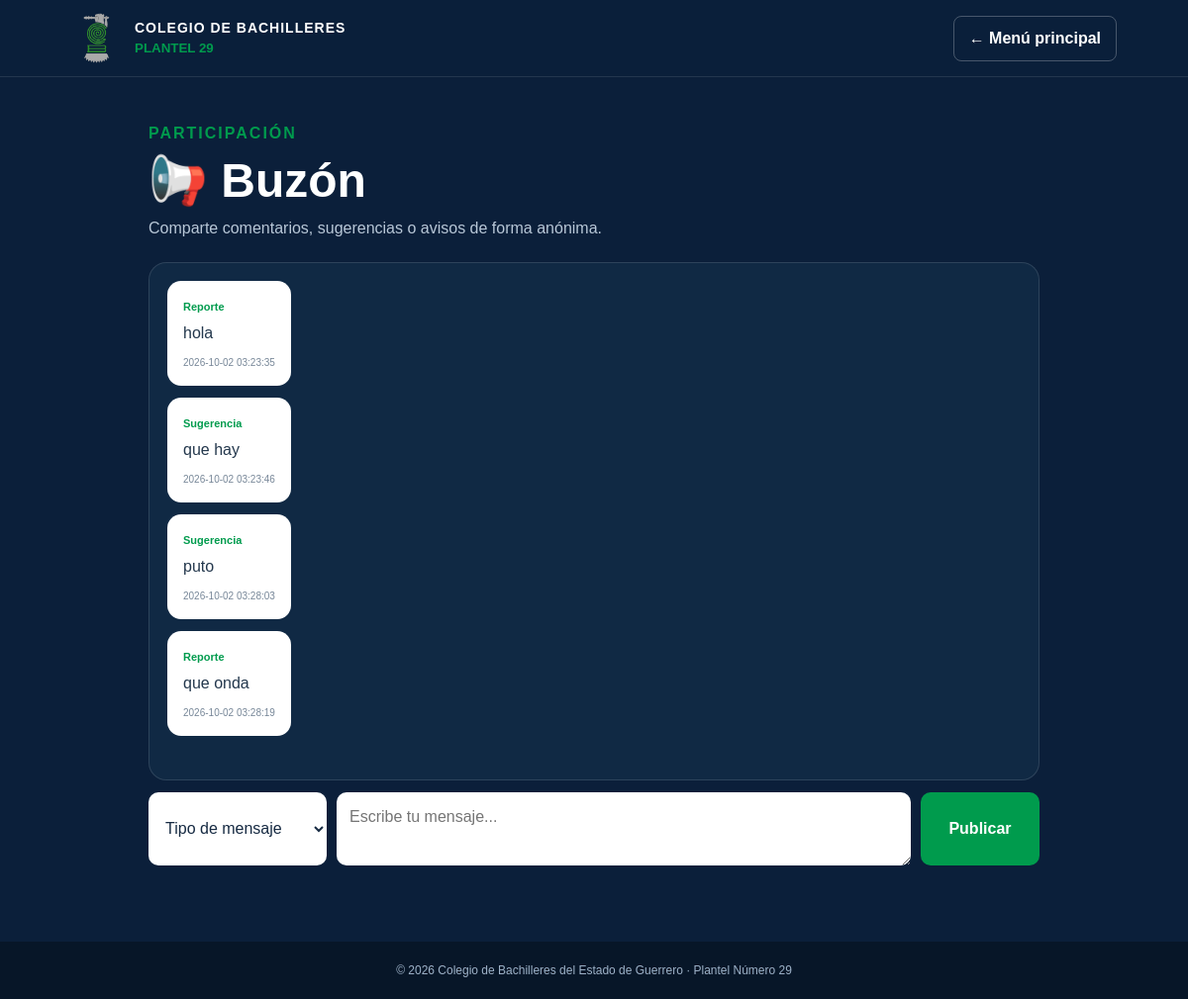
The app's page /buzon, older data.
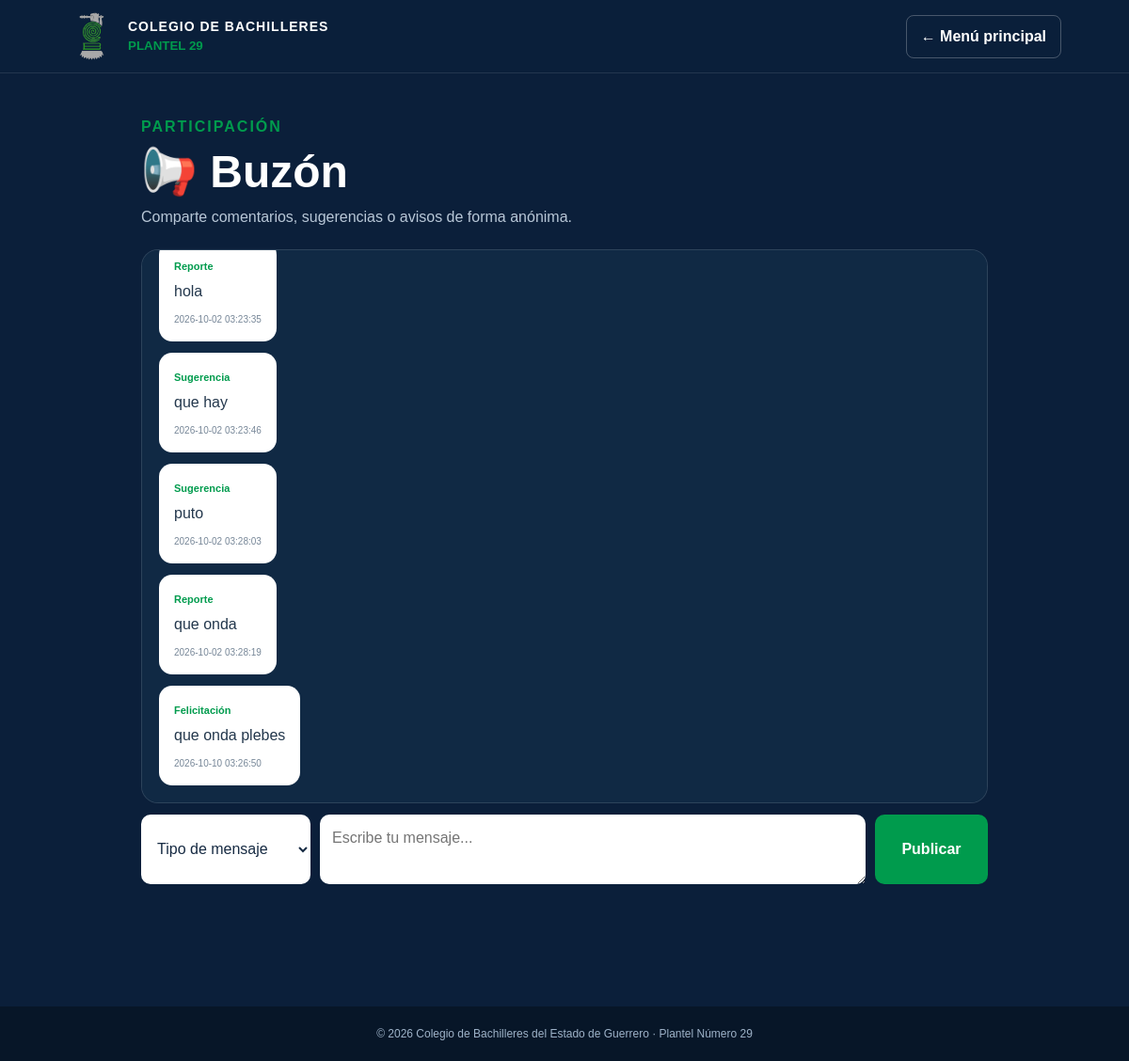
The same page, newer data.
### tables this page shows
CREATE TABLE buzon (
            id INTEGER PRIMARY KEY AUTOINCREMENT,
            tipo TEXT NOT NULL,
            mensaje TEXT NOT NULL,
            fecha TIMESTAMP DEFAULT CURRENT_TIMESTAMP
        );

### app.py (the view, shortened to what this page needs)
@app.route("/buzon", methods=["GET", "POST"])
def buzon():
    conexion = conectar_db()
    publicaciones = conexion.execute("""
        SELECT id, tipo, mensaje, fecha
        FROM buzon
        ORDER BY id ASC
    """).fetchall()
    conexion.close()
    return render_template("buzon.html", publicaciones=publicaciones)

### app.py (called while the page is built)
def conectar_db():
    conexion = sqlite3.connect(DATABASE)
    conexion.row_factory = sqlite3.Row
    return conexion

### templates/buzon.html (shortened to what this page needs)
{% extends "base.html" %}
{% block content %}
<section class="buzon-page">
    <div class="buzon-top"><div><p>PARTICIPACIÓN</p><h1>📢 Buzón</h1><span>Comparte comentarios, sugerencias o avisos de forma anónima.</span></div></div>
    <div class="buzon-board" id="buzon-board">
        {% if publicaciones %}
            {% for publicacion in publicaciones %}
            <article class="message-card"><span>{{ publicacion.tipo }}</span><p>{{ publicacion.mensaje }}</p><small>{{ publicacion.fecha }}</small></article>
            {% endfor %}
        {% else %}
            <div class="empty-message">Todavía no hay publicaciones.</div>
        {% endif %}
    </div>
    <form class="buzon-form" method="POST">
        <select name="tipo" required>
            <option value="" disabled selected>Tipo de mensaje</option>
        </select>
        <textarea name="mensaje" maxlength="500" placeholder="Escribe tu mensaje..." required></textarea>
        <button type="submit">Publicar</button>
    </form>
</section>
{% endblock %}

### templates/base.html (shortened to what this page needs)
<!DOCTYPE html>
<html lang="es">
<head>
    <link rel="stylesheet" href="{{ url_for('static', filename='css/site.css') }}">
</head>
<body>
    <header class="sub-header">
        <a class="brand" href="{{ url_for('inicio') }}">
            <img src="{{ url_for('static', filename='images/escuela/logo.png') }}" alt="Logo Plantel 29">
            <span><b>COLEGIO DE BACHILLERES</b><small>PLANTEL 29</small></span>
        </a>
        <a class="back-menu" href="{{ url_for('inicio') }}">← Menú principal</a>
    </header>
    <main class="page-main">
        {% block content %}{% endblock %}
    </main>
    <footer class="page-footer">© 2026 Colegio de Bachilleres del Estado de Guerrero · Plantel Número 29</footer>
</body>
</html>

### static/css/site.css (style rules this page uses)
:root { --azul:#0B1F3A;--verde:#009B4D;--blanco:#fff;--gris:#e9eef2;--texto:#15263d }
* { box-sizing:border-box;margin:0;padding:0 }
html { scroll-behavior:smooth }
body { font-family:Arial,Helvetica,sans-serif;background:var(--azul);color:var(--texto);line-height:1.5 }
a { text-decoration:none;color:inherit }
img { max-width:100%;display:block }
.sub-header { min-height:78px;background:rgba(11,31,58,.97);display:flex;align-items:center;justify-content:space-between;padding:12px 6%;position:sticky;top:0;z-index:50;border-bottom:1px solid rgba(255,255,255,.1) }
.brand { display:flex;align-items:center;gap:12px;color:#fff }
.brand img { width:52px;height:52px;object-fit:contain }
.brand span { display:flex;flex-direction:column }
.brand b { font-size:14px;letter-spacing:1px }
.brand small { color:var(--verde);font-weight:700 }
.back-menu { padding:10px 15px;border:1px solid rgba(255,255,255,.25);border-radius:8px;color:#fff;font-weight:700 }
.page-main { background:var(--azul);min-height:calc(100vh - 78px);padding-bottom:45px }
.buzon-page { width:min(900px,94%);margin:auto }
.buzon-top { padding:45px 0 22px;color:#fff }
.buzon-top p { color:var(--verde);font-weight:700;letter-spacing:2px }
.buzon-top h1 { font-size:48px }
.buzon-top span { color:#b8c7d7 }
.buzon-board { height:55vh;overflow-y:auto;background:#102944;border:1px solid rgba(255,255,255,.12);border-radius:18px;padding:18px;display:flex;flex-direction:column;gap:12px }
.message-card { max-width:78%;background:#fff;border-radius:14px;padding:13px 16px;align-self:flex-start }
.message-card span { font-size:11px;font-weight:700;color:var(--verde) }
.message-card p { color:#24384d;margin:4px 0 }
.message-card small { font-size:10px;color:#778798 }
.buzon-form { display:grid;grid-template-columns:180px 1fr 120px;gap:10px;margin-top:12px }
.buzon-form select,.buzon-form textarea,.buzon-form button { font:inherit;border-radius:10px;border:0;padding:13px }
.buzon-form select,.buzon-form textarea { background:#fff;color:#172b43 }
.buzon-form textarea { resize:vertical;min-height:52px }
.buzon-form button { background:var(--verde);color:#fff;font-weight:700;cursor:pointer }
.page-footer { text-align:center;padding:20px;background:#071628;color:#9fb3c9;font-size:12px }

Row changes from the older to the newer data that the page shows:
added buzon: tipo "Felicitación", mensaje "que onda plebes", fecha "2026-10-10 03:26:50"
